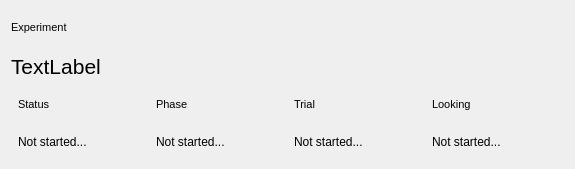
<?xml version="1.0" encoding="UTF-8"?>
<ui version="4.0">
 <class>HExperimentStatusForm</class>
 <widget class="QWidget" name="HExperimentStatusForm">
  <property name="geometry">
   <rect>
    <x>0</x>
    <y>0</y>
    <width>575</width>
    <height>169</height>
   </rect>
  </property>
  <property name="windowTitle">
   <string>Form</string>
  </property>
  <layout class="QVBoxLayout" name="verticalLayout_6">
   <item>
    <layout class="QVBoxLayout" name="verticalLayout">
     <item>
      <widget class="QLabel" name="label">
       <property name="font">
        <font>
         <pointsize>8</pointsize>
        </font>
       </property>
       <property name="text">
        <string>Experiment</string>
       </property>
      </widget>
     </item>
     <item>
      <widget class="QLabel" name="labelExperimentName">
       <property name="sizePolicy">
        <sizepolicy hsizetype="Fixed" vsizetype="Preferred">
         <horstretch>0</horstretch>
         <verstretch>0</verstretch>
        </sizepolicy>
       </property>
       <property name="minimumSize">
        <size>
         <width>475</width>
         <height>0</height>
        </size>
       </property>
       <property name="font">
        <font>
         <pointsize>16</pointsize>
        </font>
       </property>
       <property name="text">
        <string>TextLabel</string>
       </property>
      </widget>
     </item>
    </layout>
   </item>
   <item>
    <layout class="QHBoxLayout" name="horizontalLayout">
     <item>
      <layout class="QVBoxLayout" name="verticalLayout_2">
       <item>
        <widget class="QLabel" name="label_3">
         <property name="font">
          <font>
           <pointsize>8</pointsize>
          </font>
         </property>
         <property name="text">
          <string>Status</string>
         </property>
        </widget>
       </item>
       <item>
        <widget class="QLabel" name="labelStatus">
         <property name="sizePolicy">
          <sizepolicy hsizetype="Fixed" vsizetype="Preferred">
           <horstretch>0</horstretch>
           <verstretch>0</verstretch>
          </sizepolicy>
         </property>
         <property name="minimumSize">
          <size>
           <width>125</width>
           <height>0</height>
          </size>
         </property>
         <property name="text">
          <string>Not started...</string>
         </property>
        </widget>
       </item>
      </layout>
     </item>
     <item>
      <layout class="QVBoxLayout" name="verticalLayout_3">
       <item>
        <widget class="QLabel" name="label_2">
         <property name="font">
          <font>
           <pointsize>8</pointsize>
          </font>
         </property>
         <property name="text">
          <string>Phase</string>
         </property>
        </widget>
       </item>
       <item>
        <widget class="QLabel" name="labelPhase">
         <property name="sizePolicy">
          <sizepolicy hsizetype="Fixed" vsizetype="Preferred">
           <horstretch>0</horstretch>
           <verstretch>0</verstretch>
          </sizepolicy>
         </property>
         <property name="minimumSize">
          <size>
           <width>125</width>
           <height>0</height>
          </size>
         </property>
         <property name="text">
          <string>Not started...</string>
         </property>
        </widget>
       </item>
      </layout>
     </item>
     <item>
      <layout class="QVBoxLayout" name="verticalLayout_4">
       <item>
        <widget class="QLabel" name="label_4">
         <property name="font">
          <font>
           <pointsize>8</pointsize>
          </font>
         </property>
         <property name="text">
          <string>Trial</string>
         </property>
        </widget>
       </item>
       <item>
        <widget class="QLabel" name="labelTrial">
         <property name="sizePolicy">
          <sizepolicy hsizetype="Fixed" vsizetype="Preferred">
           <horstretch>0</horstretch>
           <verstretch>0</verstretch>
          </sizepolicy>
         </property>
         <property name="minimumSize">
          <size>
           <width>125</width>
           <height>0</height>
          </size>
         </property>
         <property name="text">
          <string>Not started...</string>
         </property>
        </widget>
       </item>
      </layout>
     </item>
     <item>
      <layout class="QVBoxLayout" name="verticalLayout_5">
       <item>
        <widget class="QLabel" name="label_5">
         <property name="font">
          <font>
           <pointsize>8</pointsize>
          </font>
         </property>
         <property name="text">
          <string>Looking</string>
         </property>
        </widget>
       </item>
       <item>
        <widget class="QLabel" name="labelLooking">
         <property name="sizePolicy">
          <sizepolicy hsizetype="Fixed" vsizetype="Preferred">
           <horstretch>0</horstretch>
           <verstretch>0</verstretch>
          </sizepolicy>
         </property>
         <property name="minimumSize">
          <size>
           <width>125</width>
           <height>0</height>
          </size>
         </property>
         <property name="text">
          <string>Not started...</string>
         </property>
        </widget>
       </item>
      </layout>
     </item>
    </layout>
   </item>
  </layout>
 </widget>
 <resources/>
 <connections/>
</ui>
